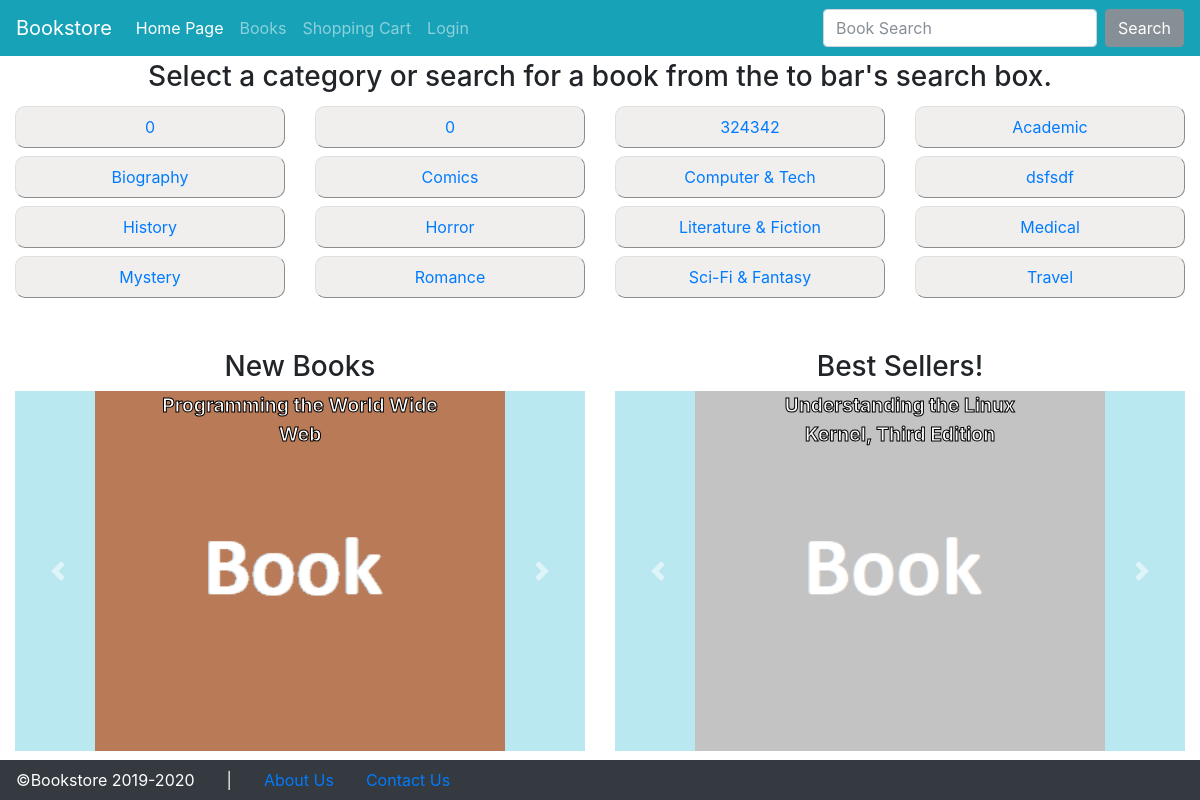
The page / on the database its author committed.
### tables this page shows
CREATE TABLE `category` (
  `ID` int(11) NOT NULL,
  `Name` varchar(200) DEFAULT NULL
);

### internal/menuleft.php (the view)
<h3 class="text-center">Select a category or search for a book from the to bar's search box.</h3>
<div class="row mx-0">
<?php
$sql = 'select * from category order by Name';
if (! ($res = $mysqli->query($sql))) {
 echo "Table creation failed: (" .
 			$mysqli->errno . ") " . $mysqli->error;
} else {
	while ($row = $res->fetch_assoc()) {
		print "
		<div class='col-6 col-sm-4 col-md-3 my-1'>
			<a class='category-tile nav-link text-truncate text-center' href='index.php?p=catinfo&catid=$row[ID]'>
				$row[Name]
			</a>
		</div>
		";
	}
}
?>
</div>

### index.php (shortened to what this page needs)
<!doctype html>
<html lang="en">
<head>
    <link href="./bootstrap/bootstrap.min.css" rel="stylesheet">
    <link href="./css/select2.min.css" rel="stylesheet">
    <link href="./css/select2-bootstrap4.min.css" rel="stylesheet">
    <link href="./bootstrap/dashboard.css" rel="stylesheet">
    <link href="./css/datatables.min.css" rel="stylesheet">
    <link href="./css/custom.css" rel="stylesheet">
    <link href="./css/toastr.min.css" rel="stylesheet">
  </head>
<body>
    <header>
      <nav id="topNavbar" class="navbar navbar-expand-<?php if($_SESSION['username']!='?') echo "lg"; else echo "md";?> navbar-dark bg-info">
        <a class="navbar-brand" href="#">Bookstore</a>
        <div class="collapse navbar-collapse" id="navbarsExampleDefault">
          <ul class="navbar-nav mr-auto">
          <?php if($_SESSION['is_admin']):?>
			<li class="nav-item<?php if($_SERVER['QUERY_STRING'] == 'p=author_manage') echo ' active';?>">
              <a class="nav-link" href="?p=author_manage">Author Management</a>
            </li>
            <li class="nav-item<?php if($_SERVER['QUERY_STRING'] == 'p=book_manage') echo ' active';?>">
              <a class="nav-link" href="?p=book_manage">Book Management</a>
            </li>
			<li class="nav-item<?php if($_SERVER['QUERY_STRING'] == 'p=category_manage') echo ' active';?>">
              <a class="nav-link" href="?p=category_manage">Category Management</a>
            </li>
            <li class="nav-item<?php if($_SERVER['QUERY_STRING'] == 'p=orders_manage') echo ' active';?>">
              <a class="nav-link" href="?p=orders_manage">Order Management</a>
            </li>
	<li class="nav-item<?php if($_SERVER['QUERY_STRING'] == 'p=coupon_manage') echo ' active';?>">
              <a class="nav-link" href="?p=coupon_manage">Coupon Management</a>
            </li>
            <li class="nav-item">
              <a class="nav-link" href="?p=logout">Logout</a>
            </li>
          <?php else:?>
          <?php if($_SESSION['username']!='?'):?>
            <li class="nav-item<?php if($_SERVER['QUERY_STRING'] == '' || $_SERVER['QUERY_STRING'] == 'p=start') echo ' active';?>">
              <a class="nav-link" href="index.php?p=start">Home Page</a>
            </li>
            <li class="nav-item<?php if($_SERVER['QUERY_STRING'] == 'p=products') echo ' active';?>">
              <a class="nav-link" href="?p=products">All Books</a>
            </li>
            <li class="nav-item<?php if($_SERVER['QUERY_STRING'] == 'p=cart') echo ' active';?>">
              <a class="nav-link" href="?p=cart">Shopping Cart</a>
            </li>
            <li class="nav-item<?php if($_SERVER['QUERY_STRING'] == 'p=myorders') echo ' active';?>">
              <a class="nav-link " href="?p=myorders">My orders</a>
            </li>
            <li class="nav-item<?php if($_SERVER['QUERY_STRING'] == 'p=myinfo') echo ' active';?>">
              <a class="nav-link" href="?p=myinfo">My Account</a>
            </li>
            <li class="nav-item">
              <a class="nav-link" href="?p=logout">Logout</a>
            </li>
          <?php else:?>
            <li class="nav-item<?php if($_SERVER['QUERY_STRING'] == '' || $_SERVER['QUERY_STRING'] == 'p=start') echo ' active';?>">
              <a class="nav-link" href="index.php?p=start">Home Page</a>
            </li>
            <li class="nav-item<?php if($_SERVER['QUERY_STRING'] == 'p=products') echo ' active';?>">
              <a class="nav-link" href="?p=products">Books</a>
            </li>
            <li class="nav-item<?php if($_SERVER['QUERY_STRING'] == 'p=cart') echo ' active';?>">
              <a class="nav-link" href="?p=cart">Shopping Cart</a>
            </li>
            <li class="nav-item<?php if($_SERVER['QUERY_STRING'] == 'p=login') echo ' active';?>">
              <a class="nav-link" href="?p=login">Login</a>
            </li>
          <?php endif;?>
          <?php endif;?>
			</ul>
    <?php if(!$_SESSION['is_admin']): ?>
      <form id="searchBoxForm" method="GET" class="form-inline my-2 my-lg-0">
        <input class="form-control mr-sm-2" name="search" type="search" placeholder="Book Search" aria-label="Search" value="<?php if( isset($_SESSION['bookSearch']['searchbox'])) echo $_SESSION['bookSearch']['searchbox'];?>">
        <button class="btn btn-secondary my-2 my-sm-0" type="submit">Search</button>
      </form>
    <?php endif; ?>
        </div>
      </nav>
    </header>
<div class="container-fluid py-1 px-0" style="overflow: auto">
      <div class="row m-0">
<main id='maincontent' role="main" class="w-100 px-0">
<?php
$p = $_REQUEST['p'];
$pages = array('start','shopinfo','login','do_login','after_login','logout','myinfo','contact','products','cart','catinfo','productinfo','add_cart','empty_cart','buy_cart', 'orders_manage', 'book_manage', 'search_box', 'category_manage', 'author_manage', 'coupon_manage');
foreach($pages as $pp) {
	if($pp==$p) {
		require "internal/$p.php";
	}
}
?>
     </main>
      </div>
    </div>
    <div id="bottomFooter" class="text-white bg-dark">
      <div class="row align-items-center mx-0">
        <div class="nav-link">
          &copy;Bookstore 2019-2020
        </div>
        <div class="nav-link">|</div>
        <a class="nav-link" href="?p=shopinfo">About Us</a>
        <a class="nav-link" href="?p=contact">Contact Us</a>
      </div>
    </div>
  </body>
</html>

### css/custom.css (style rules this page uses)
html, body { height: 100%!important; overflow: hidden!important; margin: 0!important; padding: 0!important; }
.category-tile { border-radius: 10px 10px 10px 10px; -moz-border-radius: 10px 10px 10px 10px; -webkit-border-radius: 10px 10px 10px 10px; border: 1px outset #e0e0e0; background-color: #f0efed; }

### rows shown on the page
category: Name "0"
category: Name "0"
category: Name "324342"
category: Name "Academic"
category: Name "Biography"
category: Name "Comics"
category: Name "Computer & Tech"
category: Name "dsfsdf"
category: Name "History"
category: Name "Horror"
category: Name "Literature & Fiction"
category: Name "Medical"
category: Name "Mystery"
category: Name "Romance"
category: Name "Sci-Fi & Fantasy"
category: Name "Travel"

### other values the page prints
$row[title] "Programming the World Wide Web"
$row[title] "Understanding the Linux Kernel, Third Edition"
